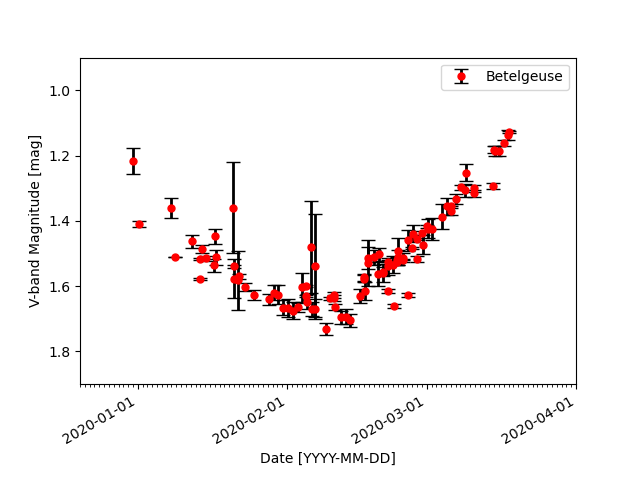

Reproduce this figure in Python.
#!/usr/pkg/bin/python3.9

#
# Time-stamp: <2023/03/02 14:26:59 (CST) daisuke>
#

# importing numpy module
import numpy

# importing matplotlib module
import matplotlib.figure
import matplotlib.backends.backend_agg
import matplotlib.dates

# importing datetime
import datetime

# input data file
file_input = 'alf_ori.data'

# output image file
file_output = 'advobs202302_s03_06_03.png'

# making empty list and Numpy arrays
data_date  = numpy.array ([], dtype='datetime64[ms]')
data_mag   = numpy.array ([], dtype='float64')
data_error = numpy.array ([], dtype='float64')
    
# opening input file
with open (file_input, 'r') as fh_in:
    # reading data line-by-line
    for line in fh_in:
        # splitting data
        (date_str, mag_str, error_str, band, observer) = line.split ()
        # conversion from string to datetime, and then to datetime64
        date1 = datetime.datetime.strptime (date_str[:-4], '%Y-%m-%d')
        day   = float (date_str[-3:]) / 1000
        date2 = datetime.timedelta (days=day)
        date_datetime = date1 + date2
        date_datetime64 = numpy.datetime64 (date_datetime, 'ms')
        # conversion from string to float
        mag   = float (mag_str)
        error = float (error_str)
        # appending data to list and Numpy arrays
        data_date  = numpy.append (data_date, date_datetime64)
        data_mag   = numpy.append (data_mag, mag)
        data_error = numpy.append (data_error, error)

# making a fig object
fig = matplotlib.figure.Figure ()

# making a canvas object
canvas = matplotlib.backends.backend_agg.FigureCanvasAgg (fig)

# making an axes object
ax = fig.add_subplot (111)

# labels
ax.set_xlabel ('Date [YYYY-MM-DD]')
ax.set_ylabel ('V-band Magnitude [mag]')

# axis settings
ax.set_xlim (numpy.datetime64 ('2019-12-20'), numpy.datetime64 ('2020-04-01'))
ax.set_ylim (+1.9, +0.9)

# plotting data
ax.errorbar (data_date, data_mag, yerr=data_error, linestyle='None', \
             marker='o', markersize=5.0, color='red', \
             elinewidth=2.0, ecolor='black', capsize=5.0, \
             label='Betelgeuse')

# ticks
months     = matplotlib.dates.MonthLocator ()
days       = matplotlib.dates.DayLocator ()
months_fmt = matplotlib.dates.DateFormatter ('%Y-%m-%d')
ax.xaxis.set_major_locator (months)
ax.xaxis.set_major_formatter (months_fmt)
ax.xaxis.set_minor_locator (days)

# legend
ax.legend (loc='upper right')

# formatting labels
fig.autofmt_xdate()

# saving the figure to a file
fig.savefig (file_output)
